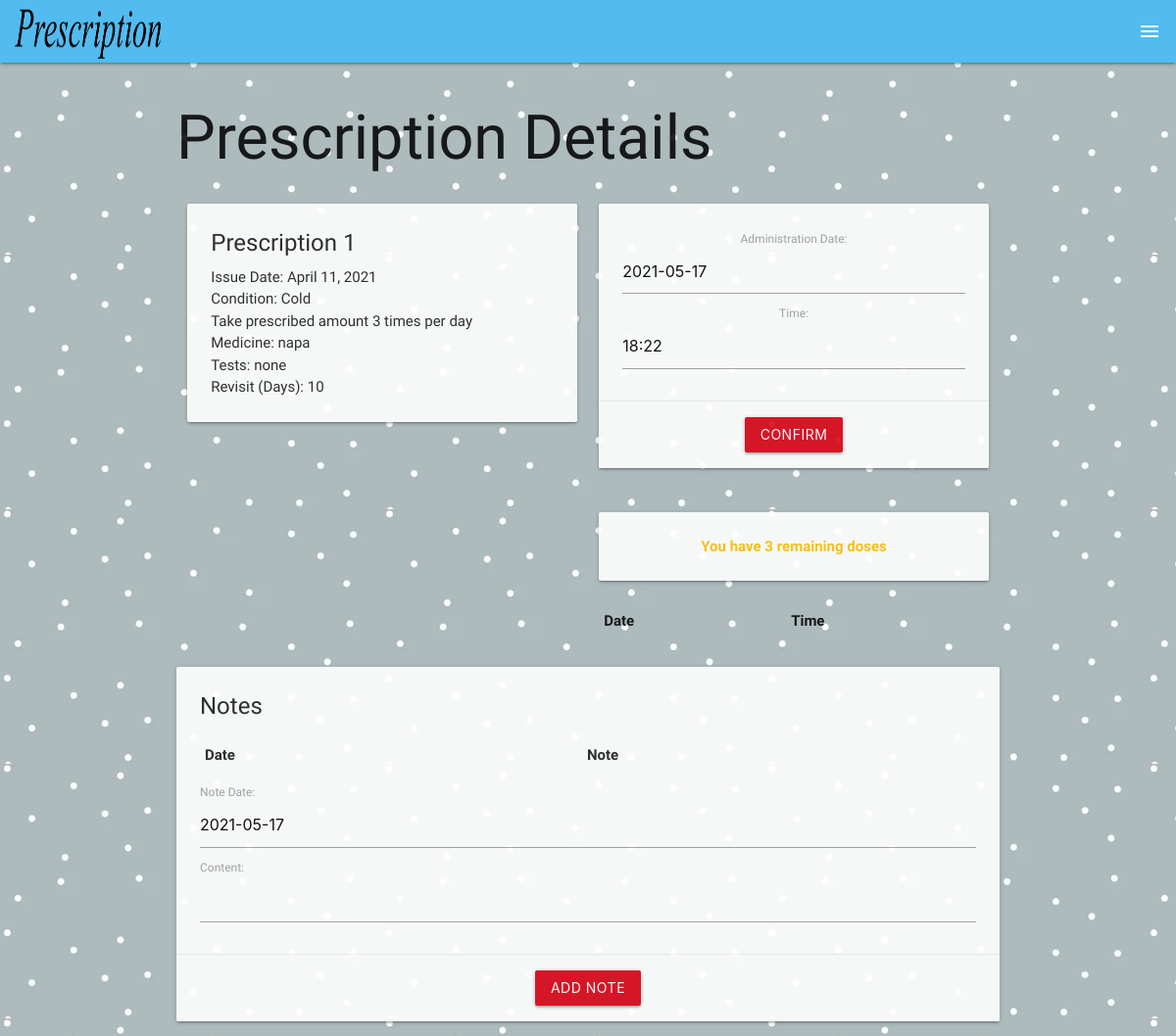
Before: /prescriptions/1/ (signed in) with the older database file.
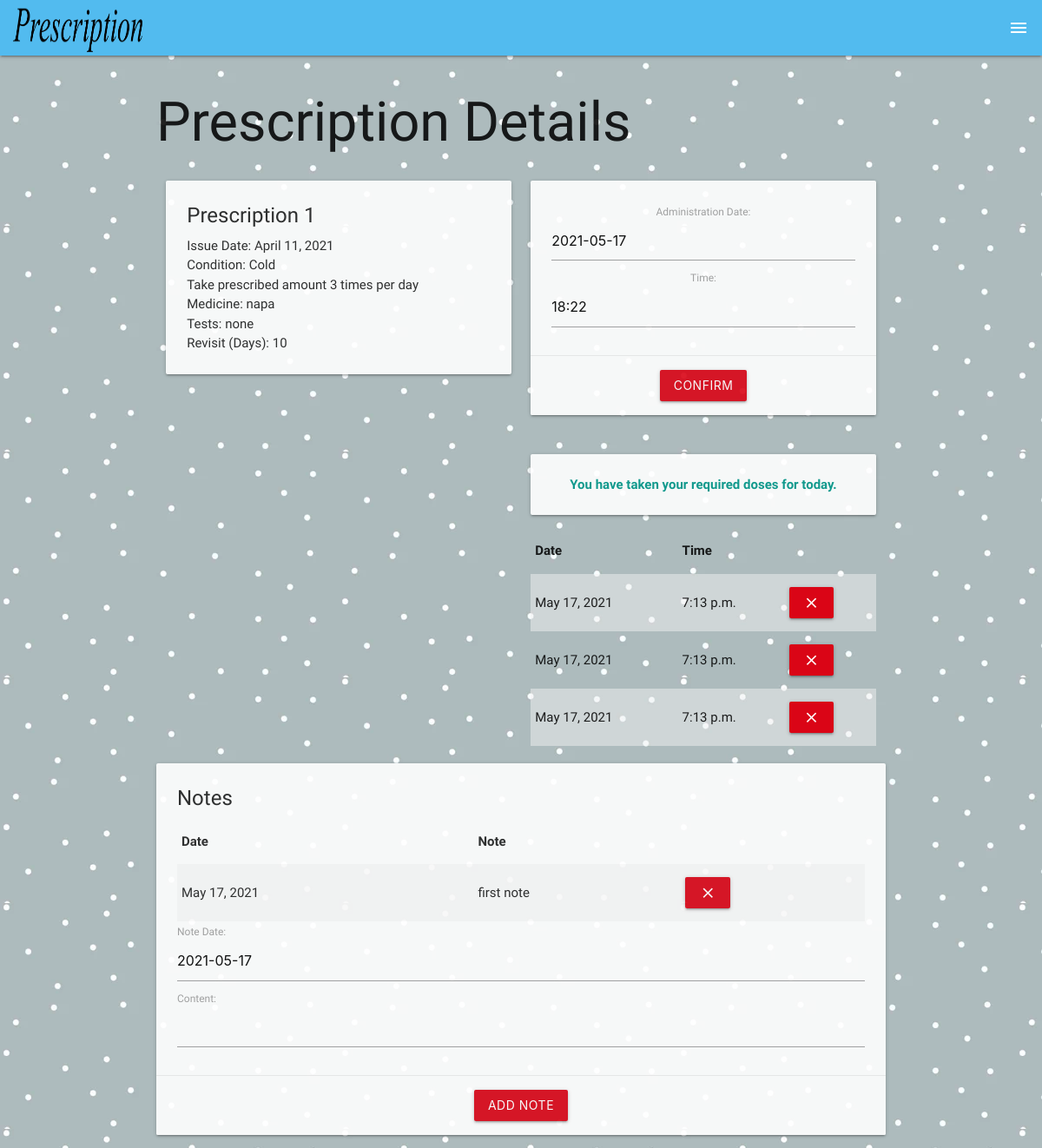
After: the same page with the newer database file.
### main_app/models.py (models this page shows, shortened)
class Prescription(models.Model):
    rx_number = models.IntegerField()
    prescription_issue_date = models.DateField()
    times_per_day = models.IntegerField()
    medicine = models.CharField(max_length=100)
    condition = models.CharField(max_length=100)
    revisit = models.IntegerField()
    tests = models.CharField(max_length=100)
    user = models.ForeignKey(User, on_delete=models.CASCADE)
    def times_taken(self):
        format = "%Y-%m-%d"
        now_utc = datetime.now(timezone('UTC'))
        now_wc = now_utc.astimezone(timezone('US/Pacific'))
        return self.times_per_day - self.dosing_set.filter(date=now_wc.strftime(format)).count()

class Dosing(models.Model):
    date = models.DateField('Administration Date')
    time = models.TimeField()
    prescription = models.ForeignKey(Prescription, on_delete=models.CASCADE)
    class Meta:
        ordering = ['-date']

class Note(models.Model):
    date = models.DateField('Note Date')
    content = models.CharField(max_length=250)
    prescription = models.ForeignKey(Prescription, on_delete=models.CASCADE)
    class Meta:
        ordering = ['-date']

### main_app/views.py (the view)
# urls.py: path('prescriptions/<int:prescription_id>/', views.prescriptions_detail, name='detail'),
@login_required
def prescriptions_detail(request, prescription_id):
    prescription = Prescription.objects.get(id=prescription_id)
    dosing_form = DosingForm()
    note_form = NoteForm()
    return render(request, 'prescriptions/detail.html',
                  {'prescription': prescription, 'dosing_form': dosing_form, 'note_form': note_form})

### main_app/forms.py
class DosingForm(ModelForm):
    date = forms.DateField(label="Administration Date", widget=forms.TextInput(attrs={'id': 'dose_date'}))
    class Meta:
        model = Dosing
        fields = ['date', 'time']

class NoteForm(ModelForm):
    date = forms.DateField(label="Note Date", widget=forms.TextInput(attrs={'id': 'note_date'}))
    class Meta:
        model = Note
        fields = ['date', 'content']

### main_app/templates/prescriptions/detail.html (shortened to what this page needs)
{% extends 'base.html' %}
{% block content %}
    <h1>Prescription Details</h1>
    <div class="row">
        <div class="col s6">
            <div class="card">
                <div class="card-content">
        <span class="card-title"
        >Prescription {{ prescription.rx_number }}
        </span>
                    <p>Issue Date: {{ prescription.prescription_issue_date }}</p>
                    <p>Condition: {{ prescription.condition }}</p>
                    <p>Take prescribed amount {{ prescription.times_per_day }} times per day</p>
                    <p>Medicine: {{ prescription.medicine }}</p>
                    <p>Tests: {{ prescription.tests }}</p>
                    <p>Revisit (Days): {{ prescription.revisit}}</p>
                </div>
            </div>
        </div>
        <div class="col s6 center-align">
            <div class="card">
                <div class="card-content">
                    <form action="{% url 'add_dosing' prescription.id %}" method="POST">
                        {{ dosing_form.as_p }}
                </div>
                <div class="card-action">
                    <input type="submit" class="btn" value="Confirm">
                </div>
            </div>
            <br/>
            {% if prescription.times_per_day >= prescription.times_taken and prescription.times_taken > 0 %}
                <div class="card-panel amber-text center-align">
                    {% if prescription.times_taken == 1 %}
                        <strong>You have 1 remaining dose </strong>
                    {% else %}
                        <strong>You have {{ prescription.times_taken }} remaining doses</strong>
                    {% endif %}
                </div>
            {% elif prescription.times_taken == 0 %}
                <div class="card-panel teal-text center-align">
                    <strong>You have taken your required doses for today.</strong>
                </div>
            {% else %}
                <div class="card-panel red-text center-align">
                    <strong>You have taken too much today!</strong>
                </div>
            {% endif %}
            <table class="striped">
                <thead>
                <tr>
                    <th>Date</th>
                    <th>Time</th>
                </tr>
                </thead>
                <tbody>
                {% for dosing in prescription.dosing_set.all %}
                    <tr>
                        <td>{{ dosing.date }}</td>
                        <td>{{ dosing.time }}</td>
                        <td>
                            <form action="{% url 'remove_dosing' prescription.id dosing.id %}" method="POST">
                                <button class="btn" type="submit">
                                    <i class="small material-icons">close</i>
                                </button>
                            </form>
                        </td>
                    </tr>
                {% endfor %}
                </tbody>
            </table>
        </div>
    </div>
    <div class="card">
        <div class="card-content">
            <span class="card-title">Notes</span>
            <table class="striped">
                <thead>
                <tr>
                    <th>Date</th>
                    <th>Note</th>
                </tr>
                </thead>
                {% for note in prescription.note_set.all %}
                    <tbody>
                    <tr>
                        <td>{{ note.date }}</td>
                        <td>{{ note.content }}</td>
                        <td>
                            <form action="{% url 'remove_note' prescription.id note.id %}" method="POST">
                                <button class="btn" type="submit">
                                    <i class="small material-icons">close</i>
                                </button>
                            </form>
                        </td>
                    </tr>
                    </tbody>
                {% endfor %}
            </table>
            <form action="{% url 'add_note' prescription.id %}" method="POST">
                {{ note_form.as_p }}
        </div>
        <div class="card-action center-align">
            <input type="submit" class="btn" value="Add Note">
        </div>
    </div>
{% endblock %}

### main_app/templates/base.html (shortened to what this page needs)
{% load static %}
<!DOCTYPE html>
<html lang="en">
  <head>
    <link rel="stylesheet" href="https://cdnjs.cloudflare.com/ajax/libs/materialize/1.0.0/css/materialize.min.css" />
    <link rel="stylesheet" type="text/css" href="{% static 'css/style.css' %}">
  </head>
  <body>
    <header class="navbar-fixed">
      <nav>
        <div class="nav-wrapper">
          <a href="/" class="brand-logo">
            <img src="{% static "imgs/pillpal2-sm2.png" %}" id="sm-logo">
          </a>
            <ul class="right">
              <li><a class="dropdown-trigger" href="#!" data-target="dropdown"><i class="material-icons right">menu</i></a></li>
            </ul>
        </div>
      </nav>
    </header>
    <main class="container">
        {% block content %}
        {% endblock %}
    </main>
  </body>
</html>

### main_app/static/css/style.css (style rules this page uses)
body { display: flex; min-height: 100vh; flex-direction: column; font-family: 'Ubuntu', sans-serif; background-image: url("../imgs/simple-dots.jpg"); }
.nav-wrapper, .page-footer { background-color: #52bbef; }
.card, .card-panel { opacity: .9; }
#sm-logo { height: 65px; width: 150px; margin-left: 15px; }
main { flex: 1 0 auto; }
.btn { background-color: rgb(218, 5, 22) }
strong { font-weight: 700; }

Changed rows visible on the page:
shown differently, row unchanged: Prescription "Cold": times_taken "3" → (not shown)
added Dosing: date "May 17, 2021", time "7:13 p.m."
added Dosing: date "May 17, 2021", time "7:13 p.m."
added Dosing: date "May 17, 2021", time "7:13 p.m."
added Note: date "May 17, 2021", content "first note"
Other visible differences:
text no longer shown: "You have remaining doses"
text now shown: "You have taken your required doses for today."
